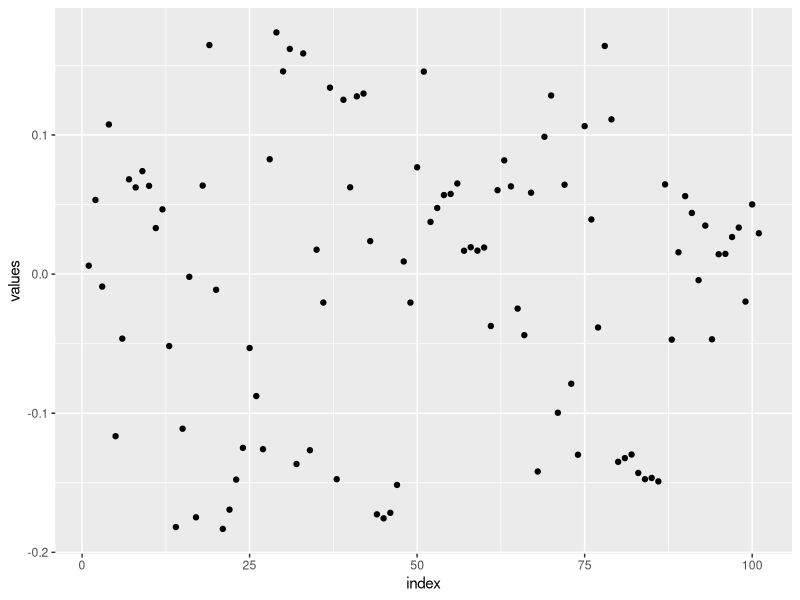
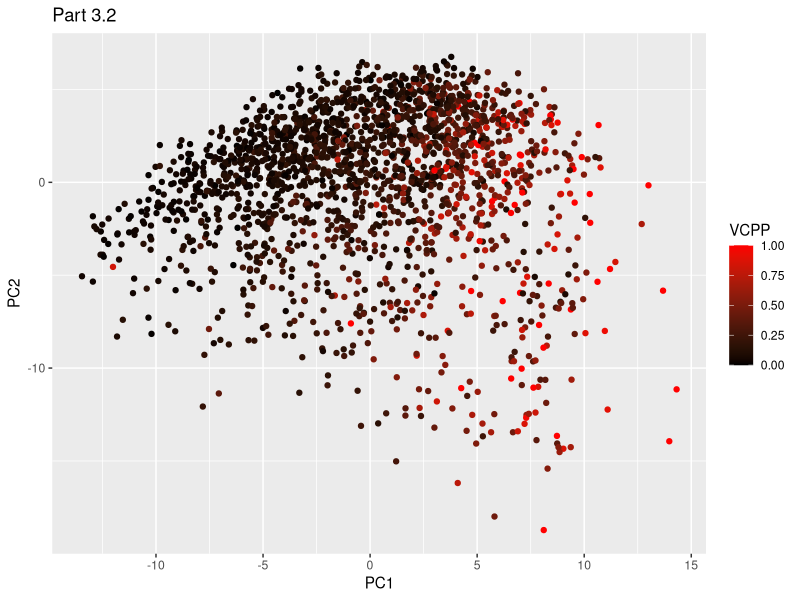

Write the R code that produced these figures, in order. (Note: this script raises an error after producing the figures.)
library(dplyr)
library(tidyr)
library(caret)

############################################
################ QUESTION 1 ################
############################################

#Scale all variables except of ViolentCrimesPerPop
data <- read.csv("communities.csv")
scaler <- data %>% select(-ViolentCrimesPerPop) %>% preProcess()
data.scaled <- predict(scaler,data) %>% sapply(as.numeric)

cov_matrix <- (1/nrow(data.scaled))*t(data.scaled)%*%data.scaled
cov_matrix

eigen_d <- eigen(cov_matrix) #Implement PCA 
eigen_d

#To report how much variance can be explained by the components:
eigen_percent <- (eigen_d$values/sum(eigen_d$values)) %>% cumsum()
numberOfEigen <- eigen_percent[which(eigen_percent<0.95)] %>% length() + 1 #since it will take the last value before hitting 95% variance

#The proportion of variation explained by each of the first two 
first_value_explained <- eigen_d$values[1] #25.02602 %
second_value_explained <- eigen_d$values[2] #16.93153 %

############################################
################ QUESTION 2 ################
############################################

prin_comp <- princomp(data.scaled) #PCA

#The most contributing features are the ones that are furthest away from 0 
plotdata <- tibble('values'=prin_comp$loadings[,1], 'index'=seq(1:length(prin_comp$loadings[,1])))
ggplot(data = plotdata, aes(x=index, y=values))+
  geom_point()

#Najs för att se vad som bidrar mest till modellen som helhet, typ som uppg. 1
#lambda <- prin_comp$sdev^2
#sprintf("%2.3f",lambda/sum(lambda)*100)
#screeplot(prin_comp)

#To check what features that is having a notable contribution to the first component
prin_comp$loadings[,1] %>% abs() %>% sort(decreasing = TRUE)

PC1_PC2 <- tibble('PC1'= prin_comp$scores[,1],'PC2'=prin_comp$scores[,2], 'VCPP'=data$ViolentCrimesPerPop)

ggplot(data = PC1_PC2, aes(x=PC1, y=PC2, color=VCPP))+
  geom_point()+
  scale_color_gradient(low='black',high='red')+
  labs(title="Part 3.2")

############################################
################ QUESTION 3 ################
############################################

data <- read.csv('communities.csv')
set.seed(12345)
n<-dim(data)[1]
id<-sample(1:n,floor(n*0.5))
data.train<-data[id,]

id1<-setdiff(1:n, id)
set.seed(12345)
data.test<-data[id1,]

data.train.scaled <- data.train %>% preProcess() %>% predict(data.train) %>% tibble()
data.test.scaled <- data.train %>% preProcess() %>% predict(data.test) %>% tibble()

model <- lm(data=data.train.scaled, formula = ViolentCrimesPerPop~.)
modelsummary <- summary(model)

train.predict <- predict(model , data.train.scaled)
test.predict <- predict(model , data.test.scaled)

training.data.MSE = mean((train.predict - data.train.scaled$ViolentCrimesPerPop)^2)
test.data.MSE = mean((test.predict - data.test.scaled$ViolentCrimesPerPop)^2)

############################################
################ QUESTION 4 ################
############################################

#Hint 1: don’t store parameters from each iteration (otherwise it will take a lot of memory), instead compute and store test errors directly. 
#Hint 2: discard some amount of initial iterations, like 500, in your plot to make the dependences visible.

train.MSE <- list()
test.MSE <- list()
k <- 0

train <- as.matrix(data.train.scaled[,1:ncol(data.train.scaled)-1])
test <- as.matrix(data.test.scaled[,1:ncol(data.test.scaled)-1])
train_true <- as.matrix(data.train.scaled[,ncol(data.train.scaled)])
test_true <- as.matrix(data.test.scaled[,ncol(data.test.scaled)])

#Cost function for linear regression without intercept on the training data set
cost_function <- function(theta){
  theta <- as.matrix(theta)
  cost_train <- mean((train %*% theta - train_true)^2)
  cost_test <- mean((test %*% theta - test_true)^2)
  
  .GlobalEnv$k <- .GlobalEnv$k+1
  .GlobalEnv$train.MSE[[k]] <- cost_train
  .GlobalEnv$test.MSE[[k]] <- cost_test
  return(cost_train)
}

#Optimize this cost with starting point θ^0=0
optim_theta <- optim(par=c(rep(0,ncol(train))), fn=cost_function, method = 'BFGS')
combined_tibble <- tibble('train.MSE'=as.numeric(train.MSE),'test.MSE'=as.numeric(test.MSE),'k'=seq(from=1,to=length(train.MSE),by=1))

ggplot(data = combined_tibble[500:length(train.MSE),])+
  geom_line(aes(y=train.MSE,x=k,color='Training data'))+
  geom_line(aes(y=test.MSE,x=k,color='Test data'))+
  coord_cartesian(ylim = c(0.2,0.5),xlim = c(0,10000)) +
  ylab("MSE") + xlab("No of iterations")+
  labs(title="Part 3.4")

optim_valid <- combined_tibble[which.min(combined_tibble$test.MSE),]